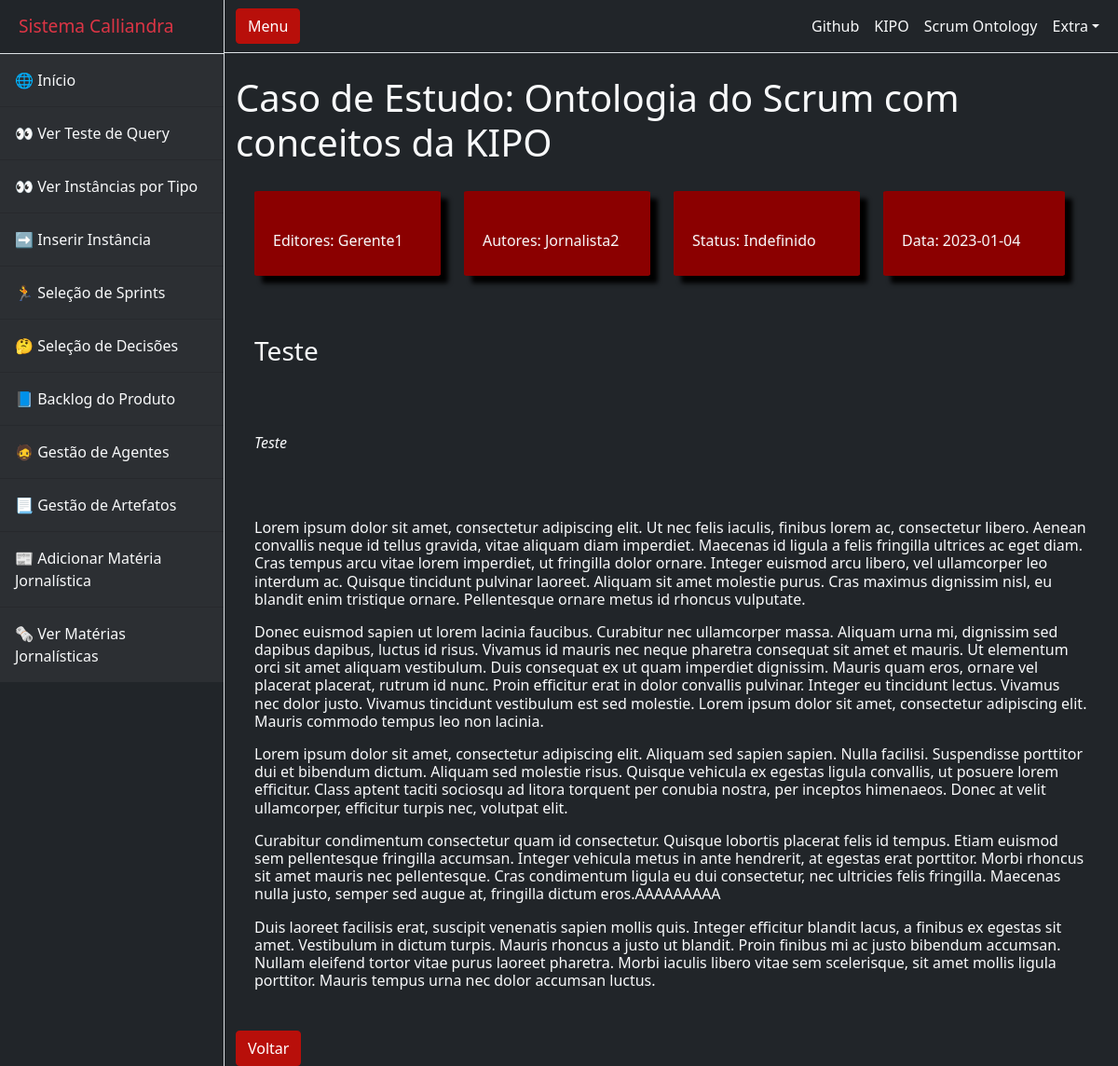
Screenshot of /kipo_playground/ler_materia/12345 with the database file from the repository.
### kipo_playground/models.py (models this page shows, shortened)
class MateriaJornalistica(models.Model):
    OPCOES = (
        ('Política', 'Política'),
        ('Esportes', 'Esportes'),
        ('Coluna Autoral', 'Coluna Autoral'),
        ('Variedades', 'Variedades'),
        ('Notícias Internacionais', 'Notícias Internacionais'),
        ('Celebridades', 'Celebridades'),
        ('Anúncio', 'Anúncio'),
        ('Tecnologia', 'Tecnologia'),
        ('Vida e Estilo', 'Vida e Estilo'),
        ('Saúde', 'Saúde'),
        ('Notícia Regional', 'Notícia Regional')
    )
    OPCOES_STATUS = (
        ('Publicado', 'Publicado'),
        ('Publicar em breve', 'Publicar em breve'),
        ('Guardado', 'Guardado'),
        ('Indefinido', 'Indefinido'),
    )
    CKEDITOR_CONFIGS = {
        'awesome_ckeditor': {
            'toolbar': 'Basic',
        },
    }
    id = models.CharField(max_length=255, primary_key=True, default=random_string())
    titulo = models.CharField(max_length=255, null=False)
    texto = RichTextField(config_name='awesome_ckeditor')
    sutien = models.CharField(max_length=255)
    editores = models.CharField(max_length=255)
    autores = models.CharField(max_length=255, null=False)
    main_keyword = models.CharField(max_length=255, null=False, choices=OPCOES)
    status = models.CharField(max_length=255, null=False, choices=OPCOES_STATUS, default="Indefinido")
    data_atualizacao = models.DateField(default=date.today)

### kipo_playground/views.py (the view)
# urls.py: path('ler_materia/<str:id_materia>', views.ler_materia),
def ler_materia(request, id_materia):
    objeto_recuperado = get_object_or_404(MateriaJornalistica, id=id_materia)
    print(objeto_recuperado)
    context = {"objeto_recuperado": objeto_recuperado}
    return render(request, 'ler_materia.html', context)

### kipo_playground/templates/ler_materia.html (shortened to what this page needs)
{% extends 'welcome.html' %}
{% block content %}
<div class="card_view">
    <div class="card-single">
        <h6 class="mt-4 text-light"> Editores: {{ objeto_recuperado.editores|safe }} </h6>
    </div>
    <div class="card-single">
        <h6 class="mt-4 text-light"> Autores: {{ objeto_recuperado.autores|safe }} </h6>
    </div>
    <div class="card-single">
        <h6 class="mt-4 text-light"> Status: {{ objeto_recuperado.status|safe }} </h6>
    </div>
    <div class="card-single">
        <h6 class="mt-4 text-light"> Data: {{ objeto_recuperado.data_atualizacao|safe }} </h6>
    </div>
</div>
<div class="card_view">
    <h3 class="mt-4 text-light">{{ objeto_recuperado.titulo|safe }}</h3>
</div>
<div class="card_view">
    <h6 style="font-style: italic;" class="mt-4 text-light">{{ objeto_recuperado.sutien|safe }}</h6>
</div>
<div class="card_view">
    <h6 class="mt-4 text-light">{{ objeto_recuperado.texto|safe }}</h6>
</div>
<a class="btn btn-primary" href="/kipo_playground/ver_materia/">Voltar</a>
{% endblock %}

### rows the page displays
MateriaJornalistica: editores "Gerente1", autores "Jornalista2", status "Indefinido", data_atualizacao "2023-01-04", titulo "Teste", sutien "Teste", texto "Lorem ipsum dolor sit amet, consectetur adipiscing elit. Ut nec felis iaculis, finibus lorem ac, consectetur libero. Aenean convallis neque id tellus gravida, vitae aliquam diam imperdiet. Maecenas id ligula a felis fringilla ultrices ac eget diam. Cras tempus arcu vitae lorem imperdiet, ut fringilla dolor ornare. Integer euismod arcu libero, vel ullamcorper leo interdum ac. Quisque tincidunt pulvinar laoreet. Aliquam sit amet molestie purus. Cras maximus dignissim nisl, eu blandit enim tristique ornare. Pellentesque ornare metus id rhoncus vulputate. Donec euismod sapien ut lorem lacinia faucibus. Curabitur nec ullamcorper massa. Aliquam urna mi, dignissim sed dapibus dapibus, luctus id…"
